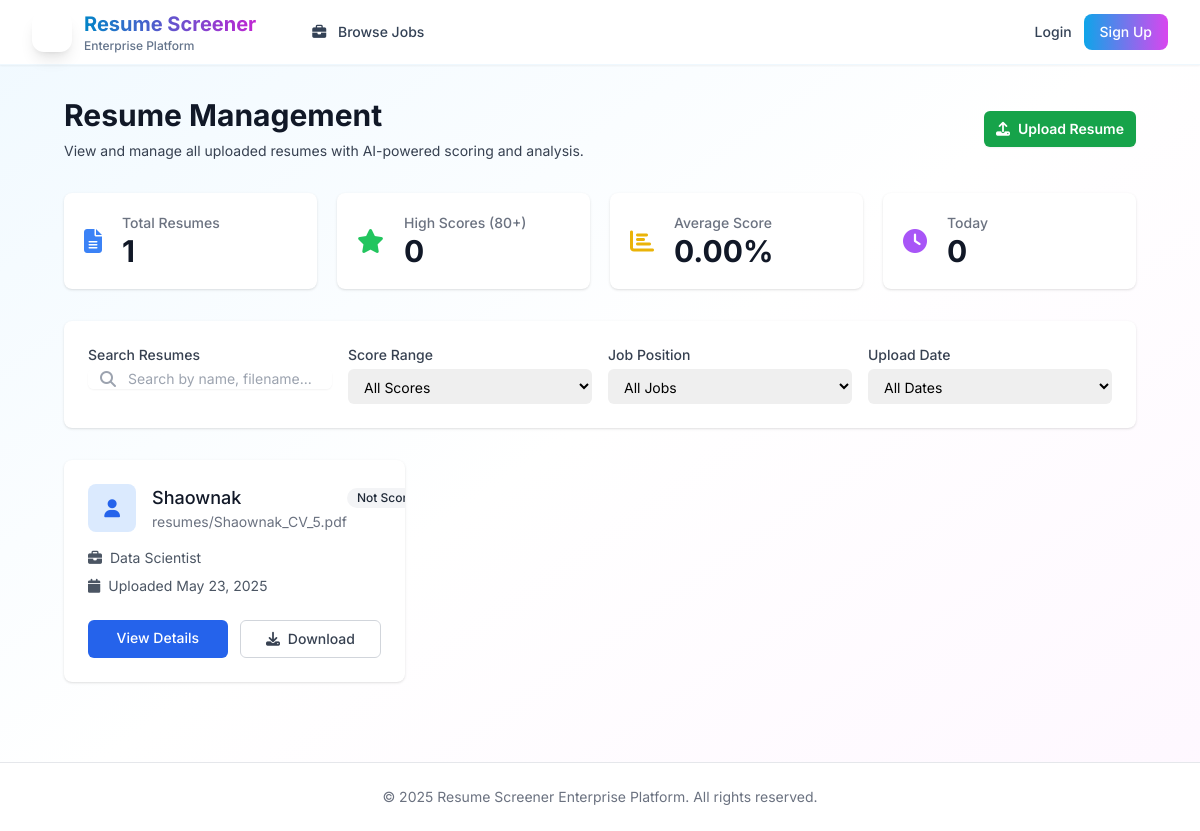
The page /jobs/resumes/ on the database its author committed.
### jobs/models.py (models this page shows, shortened)
class Resume(models.Model):
    STATUS_CHOICES = [
        ('pending', 'Pending Score'),
        ('processing', 'Processing'),
        ('completed', 'Scored'),
        ('failed', 'Failed'),
    ]
    job = models.ForeignKey(Job, on_delete=models.CASCADE, related_name='resumes')
    applicant = models.ForeignKey(User, on_delete=models.CASCADE, limit_choices_to={'user_type': 'applicant'}, null=True, blank=True)
    applicant_name = models.CharField(max_length=255)
    resume_file = models.FileField(upload_to='resumes/')
    uploaded_at = models.DateTimeField(auto_now_add=True)
    score = models.FloatField(null=True, blank=True)
    scoring_status = models.CharField(max_length=20, choices=STATUS_CHOICES, default='pending')
    task_id = models.CharField(max_length=255, null=True, blank=True)
    use_async = models.BooleanField(default=False)

class Job(models.Model):
    title = models.CharField(max_length=255)
    description = models.TextField()
    requirements = models.TextField(blank=True, help_text="Job requirements and qualifications")
    location = models.CharField(max_length=100, blank=True)
    salary_range = models.CharField(max_length=50, blank=True)
    employment_type = models.CharField(max_length=20, choices=[
        ('full_time', 'Full Time'),
        ('part_time', 'Part Time'),
        ('contract', 'Contract'),
        ('internship', 'Internship'),
    ], default='full_time')
    posted_by = models.ForeignKey(User, on_delete=models.CASCADE, limit_choices_to={'user_type': 'hr'})
    posted_at = models.DateTimeField(auto_now_add=True)
    is_active = models.BooleanField(default=True)
    application_deadline = models.DateTimeField(null=True, blank=True)

### jobs/views.py (the view)
# urls.py: path('resumes/', views.resumes_list, name='resumes_list'),
def resumes_list(request):
    resumes = Resume.objects.all().select_related('job').order_by('-uploaded_at')
    jobs = Job.objects.all()
    high_score_count = resumes.filter(score__gte=80).count()
    avg_score = resumes.filter(score__isnull=False).aggregate(Avg('score'))['score__avg']
    today_count = resumes.filter(uploaded_at__date=timezone.now().date()).count()
    context = {
        'resumes': resumes,
        'jobs': jobs,
        'high_score_count': high_score_count,
        'avg_score': avg_score,
        'today_count': today_count,
    }
    return render(request, 'jobs/resumes_list.html', context)

### templates/jobs/resumes_list.html (shortened to what this page needs)
{% extends 'base.html' %}
{% block content %}
<div class="px-4 sm:px-6 lg:px-8">
    <div class="sm:flex sm:items-center">
        <div class="sm:flex-auto">
            <h1 class="text-3xl font-bold text-gray-900">Resume Management</h1>
            <p class="mt-2 text-sm text-gray-700">View and manage all uploaded resumes with AI-powered scoring and analysis.</p>
        </div>
        <div class="mt-4 sm:mt-0 sm:ml-16 sm:flex-none">
            <button onclick="showUploadModal()" class="inline-flex items-center justify-center rounded-md bg-green-600 px-3 py-2 text-sm font-semibold text-white shadow-sm hover:bg-green-500 focus-visible:outline focus-visible:outline-2 focus-visible:outline-offset-2 focus-visible:outline-green-600">
                <i class="fas fa-upload mr-2"></i>Upload Resume
            </button>
        </div>
    </div>
    <div class="mt-8 grid grid-cols-1 gap-5 sm:grid-cols-2 lg:grid-cols-4">
        <div class="bg-white overflow-hidden shadow rounded-lg">
            <div class="p-5">
                <div class="flex items-center">
                    <div class="flex-shrink-0">
                        <i class="fas fa-file-alt text-blue-500 text-2xl"></i>
                    </div>
                    <div class="ml-5 w-0 flex-1">
                        <dl>
                            <dt class="text-sm font-medium text-gray-500 truncate">Total Resumes</dt>
                            <dd class="text-3xl font-bold text-gray-900">{{ resumes|length }}</dd>
                        </dl>
                    </div>
                </div>
            </div>
        </div>
        <div class="bg-white overflow-hidden shadow rounded-lg">
            <div class="p-5">
                <div class="flex items-center">
                    <div class="flex-shrink-0">
                        <i class="fas fa-star text-green-500 text-2xl"></i>
                    </div>
                    <div class="ml-5 w-0 flex-1">
                        <dl>
                            <dt class="text-sm font-medium text-gray-500 truncate">High Scores (80+)</dt>
                            <dd class="text-3xl font-bold text-gray-900">{{ high_score_count|default:0 }}</dd>
                        </dl>
                    </div>
                </div>
            </div>
        </div>
        <div class="bg-white overflow-hidden shadow rounded-lg">
            <div class="p-5">
                <div class="flex items-center">
                    <div class="flex-shrink-0">
                        <i class="fas fa-chart-bar text-yellow-500 text-2xl"></i>
                    </div>
                    <div class="ml-5 w-0 flex-1">
                        <dl>
                            <dt class="text-sm font-medium text-gray-500 truncate">Average Score</dt>
                            <dd class="text-3xl font-bold text-gray-900">{{ avg_score|floatformat:2|default:"0.00" }}%</dd>
                        </dl>
                    </div>
                </div>
            </div>
        </div>
        <div class="bg-white overflow-hidden shadow rounded-lg">
            <div class="p-5">
                <div class="flex items-center">
                    <div class="flex-shrink-0">
                        <i class="fas fa-clock text-purple-500 text-2xl"></i>
                    </div>
                    <div class="ml-5 w-0 flex-1">
                        <dl>
                            <dt class="text-sm font-medium text-gray-500 truncate">Today</dt>
                            <dd class="text-3xl font-bold text-gray-900">{{ today_count|default:0 }}</dd>
                        </dl>
                    </div>
                </div>
            </div>
        </div>
    </div>
    <div class="mt-8 bg-white shadow rounded-lg p-6">
        <div class="grid grid-cols-1 md:grid-cols-4 gap-4">
            <div>
                <label for="search" class="block text-sm font-medium text-gray-700">Search Resumes</label>
                <div class="mt-1 relative rounded-md shadow-sm">
                    <div class="absolute inset-y-0 left-0 pl-3 flex items-center pointer-events-none">
                    </div>
                    <input type="text" id="search" class="focus:ring-blue-500 focus:border-blue-500 block w-full pl-10 sm:text-sm border-gray-300 rounded-md" placeholder="Search by name, filename...">
                </div>
            </div>
            <div>
                <label for="score_filter" class="block text-sm font-medium text-gray-700">Score Range</label>
                <select id="score_filter" class="mt-1 block w-full pl-3 pr-10 py-2 text-base border-gray-300 focus:outline-none focus:ring-blue-500 focus:border-blue-500 sm:text-sm rounded-md">
                    <option value="">All Scores</option>
                </select>
            </div>
            <div>
                <label for="job_filter" class="block text-sm font-medium text-gray-700">Job Position</label>
                <select id="job_filter" class="mt-1 block w-full pl-3 pr-10 py-2 text-base border-gray-300 focus:outline-none focus:ring-blue-500 focus:border-blue-500 sm:text-sm rounded-md">
                    <option value="">All Jobs</option>
                </select>
            </div>
            <div>
                <label for="date_filter" class="block text-sm font-medium text-gray-700">Upload Date</label>
                <select id="date_filter" class="mt-1 block w-full pl-3 pr-10 py-2 text-base border-gray-300 focus:outline-none focus:ring-blue-500 focus:border-blue-500 sm:text-sm rounded-md">
                    <option value="">All Dates</option>
                </select>
            </div>
        </div>
    </div>
    {% if resumes %}
        <div class="mt-8 grid grid-cols-1 gap-6 sm:grid-cols-2 lg:grid-cols-3" id="resumeGrid">
            {% for resume in resumes %}            <div class="bg-white overflow-hidden shadow rounded-lg hover:shadow-lg transition-shadow duration-200 resume-card"
                 data-name="{{ resume.applicant_name|lower }}"
                 data-score="{{ resume.score|default:0 }}"
                 data-job="{{ resume.job.id|default:'' }}"
                 data-date="{{ resume.uploaded_at|date:'Y-m-d' }}">
                <div class="p-6">
                    <div class="flex items-start justify-between">
                        <div class="flex items-center">
                            <div class="flex-shrink-0">
                                <div class="h-12 w-12 bg-blue-100 rounded-lg flex items-center justify-center">
                                    <i class="fas fa-user text-blue-600 text-lg"></i>
                                </div>
                            </div>                            <div class="ml-4 flex-1">
                                <h3 class="text-lg font-medium text-gray-900">
                                    {{ resume.applicant_name|default:"Unknown Candidate" }}
                                </h3>
                                <p class="text-sm text-gray-500">{{ resume.resume_file.name|default:"No filename" }}</p>
                            </div>
                        </div>                        <div class="flex-shrink-0">
                            {% if resume.score %}
                                {% if resume.score >= 80 %}
                                    <span class="inline-flex items-center px-2.5 py-0.5 rounded-full text-xs font-medium bg-green-100 text-green-800">
                                        {{ resume.score|floatformat:0 }}% Excellent
                                    </span>
                                {% elif resume.score >= 60 %}
                                    <span class="inline-flex items-center px-2.5 py-0.5 rounded-full text-xs font-medium bg-yellow-100 text-yellow-800">
                                        {{ resume.score|floatformat:0 }}% Good
                                    </span>
                                {% else %}
                                    <span class="inline-flex items-center px-2.5 py-0.5 rounded-full text-xs font-medium bg-red-100 text-red-800">
                                        {{ resume.score|floatformat:0 }}% Needs Review
                                    </span>
                                {% endif %}
                            {% else %}
                                <span class="inline-flex items-center px-2.5 py-0.5 rounded-full text-xs font-medium bg-gray-100 text-gray-800">
                                    Not Scored
                                </span>
                            {% endif %}
                        </div>
                    </div>
                      <div class="mt-4 space-y-2">
                        {% if resume.job.title %}
                        <div class="flex items-center text-sm text-gray-600">
                            <i class="fas fa-briefcase mr-2"></i>
                            <span>{{ resume.job.title }}</span>
                        </div>
                        {% endif %}
                        <div class="flex items-center text-sm text-gray-600">
                            <i class="fas fa-calendar mr-2"></i>
                            <span>Uploaded {{ resume.uploaded_at|date:"M d, Y" }}</span>
                        </div>
                    </div>
                    <div class="mt-6 flex space-x-3">
                        <a href="/resumes/{{ resume.id }}/" class="flex-1 bg-blue-600 hover:bg-blue-700 text-white text-center py-2 px-4 rounded-md text-sm font-medium transition-colors">
                            View Details
                        </a>                        {% if resume.resume_file %}
                        <a href="{{ resume.resume_file.url }}" target="_blank" class="flex-1 bg-white hover:bg-gray-50 text-gray-700 border border-gray-300 text-center py-2 px-4 rounded-md text-sm font-medium transition-colors">
                            <i class="fas fa-download mr-1"></i> Download
                        </a>
                        {% endif %}
                    </div>
                </div>
            </div>
            {% endfor %}
        </div>
    {% endif %}
</div>
{% endblock %}

### rows shown on the page
Resume: applicant_name "Shaownak", resume_file.name "resumes/Shaownak_CV_5.pdf", shows "Not…", job "Data Scientist", uploaded_at "May 23, 2025"

### other values the page prints
{{ resumes|length }} "1"
{{ high_score_count|default:0 }} "0"
{{ avg_score|floatformat:2|default:"0.00" }} "0.00"
{{ today_count|default:0 }} "0"
